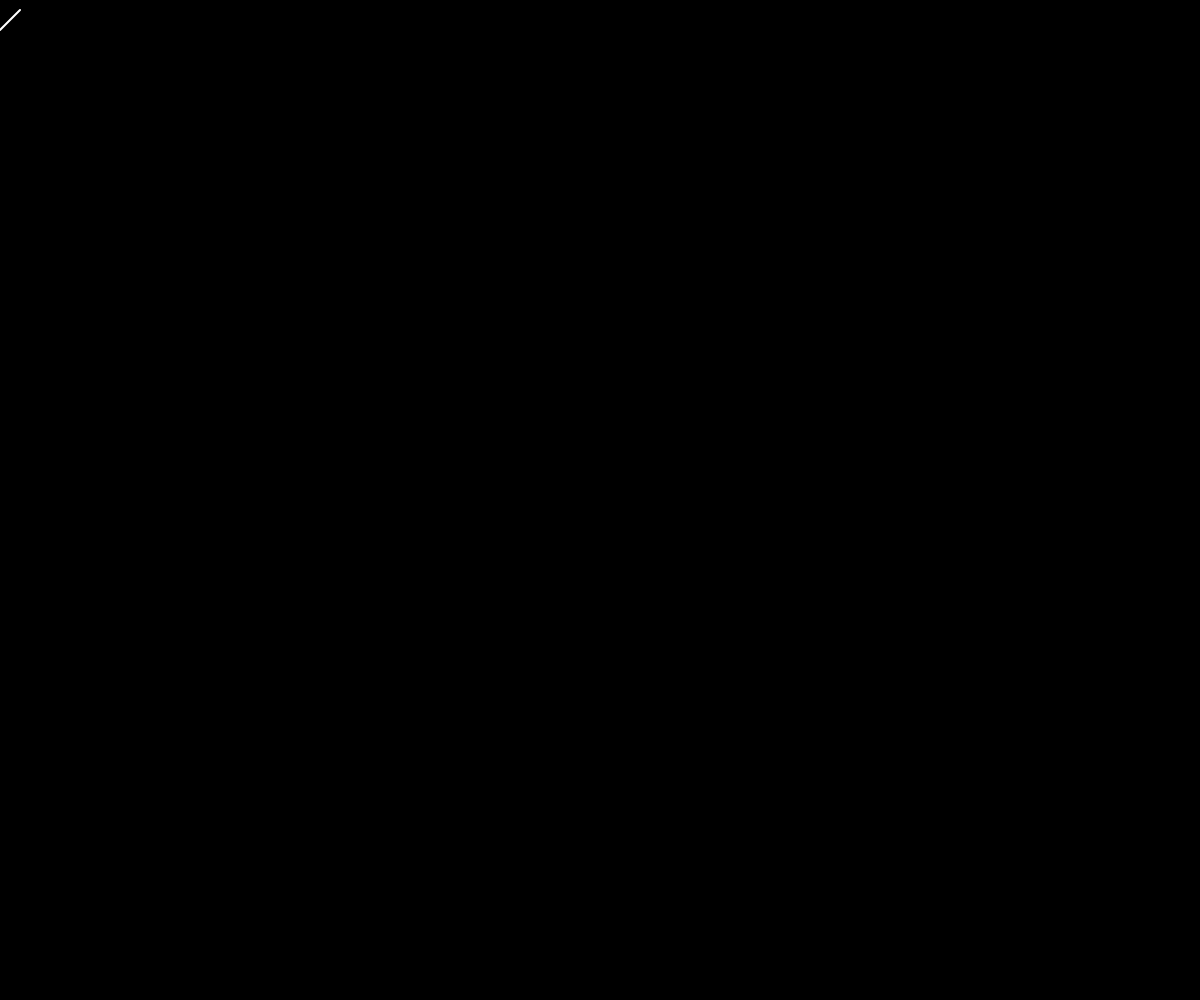
Frame 1 (no input)
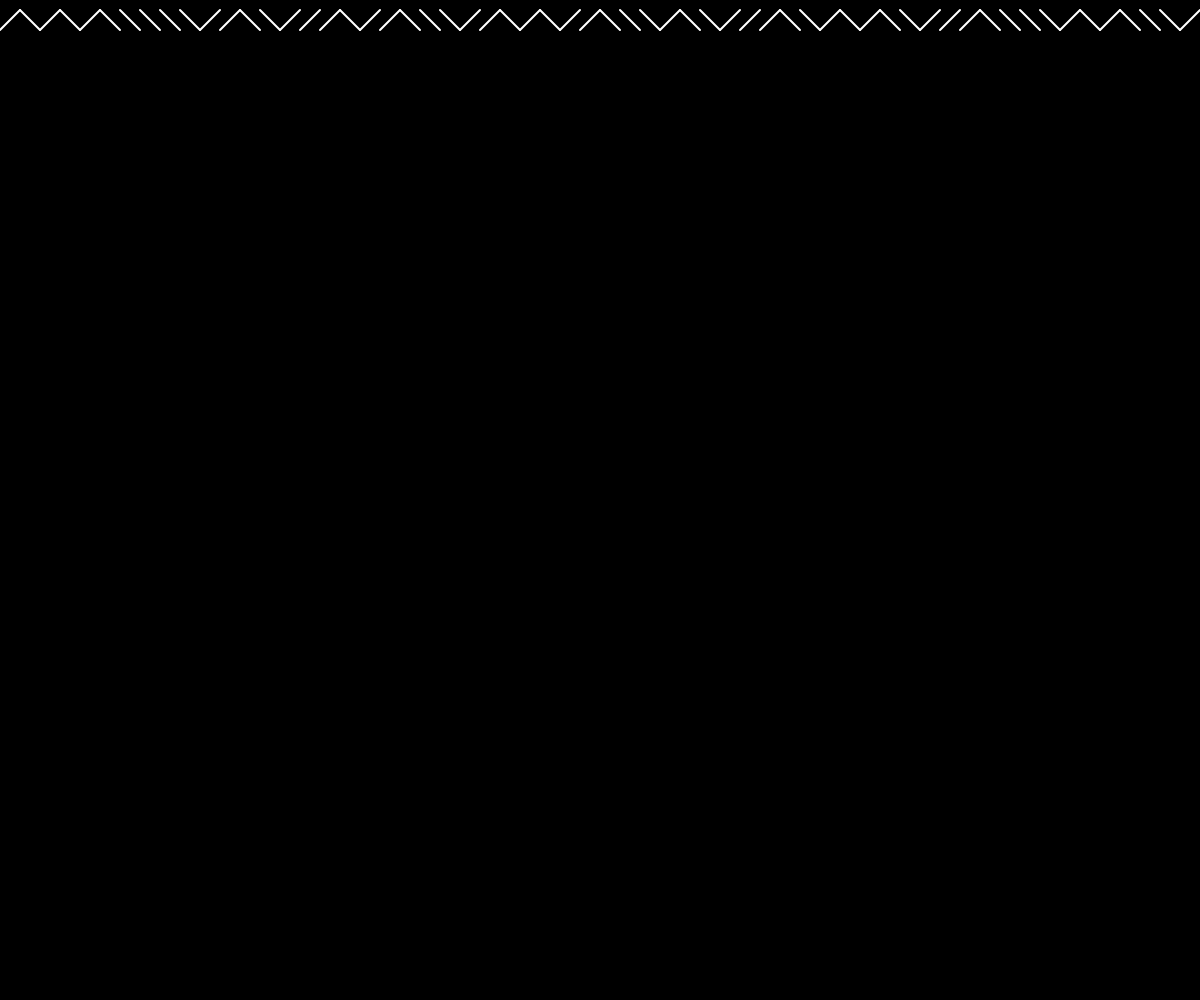
Frame 60 (no input)
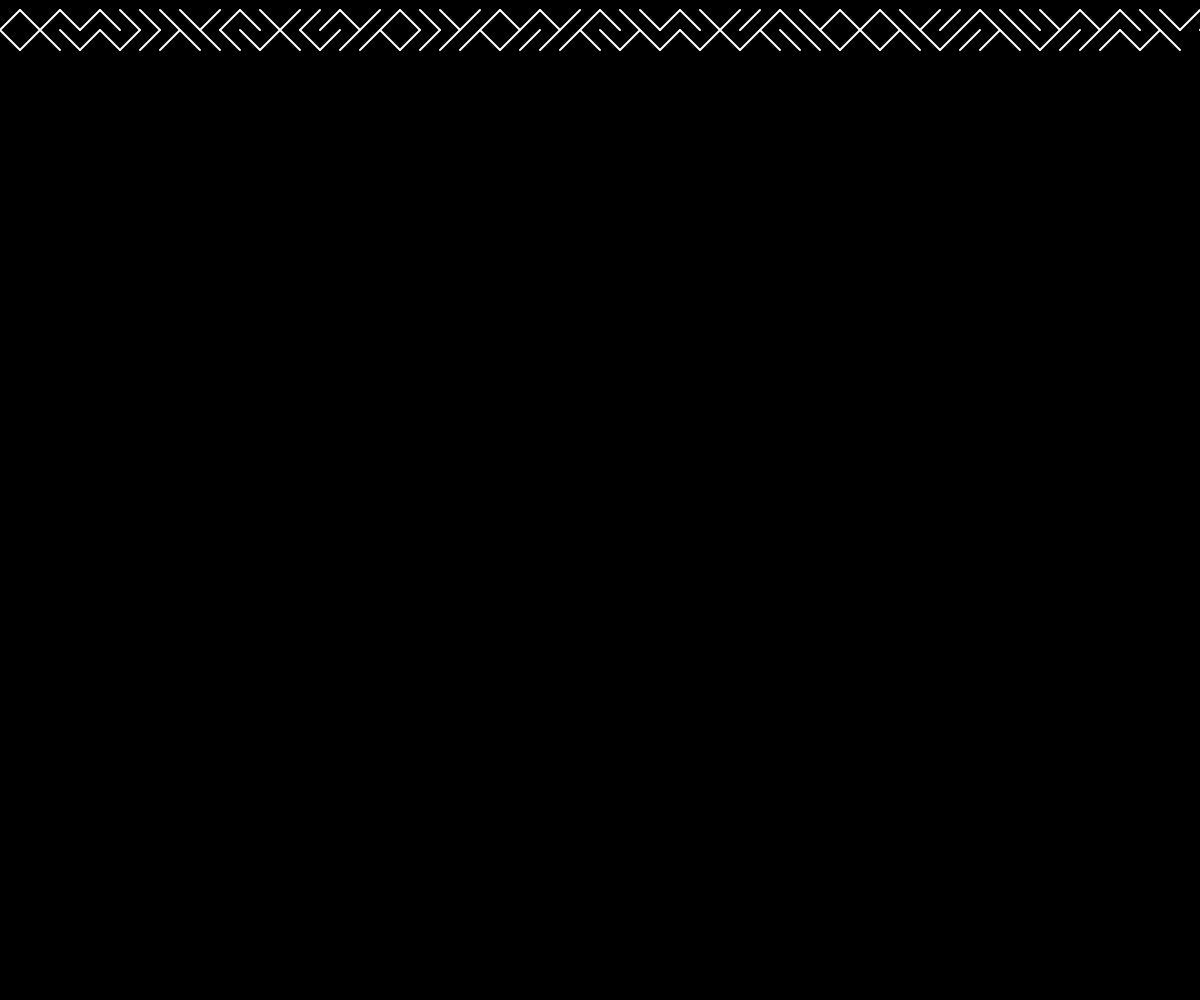
Frame 120 (the mouse pressed at the canvas centre since frame 60)

The p5.js sketch that drew these frames (run headless with seeded random() and noise() and a simulated clock; from frame 60 on, the mouse is pressed at the canvas centre):

// p5.js sketch
// ── sketch.js
var x = 0;
var y = 10;
var s = 20;

var fslash;
var bslash;



function setup() {
createCanvas(windowWidth, windowHeight);  
background(0);
}




function draw() {

  
  //  resizeCanvas(windowWidth, windowHeight);
  // background(0);
    
    
    
    stroke(255);
    strokeWeight(2);
    // x = x + 40;
  if(random(0,1) < 0.5){

  line(x,y, x + s,y + s);

  }else{

 
  line(x,y + s,x + s,y);


  
}
x = x + 20;

if(x > width ){

  x = 0;
  y = y + s;

}






  }
